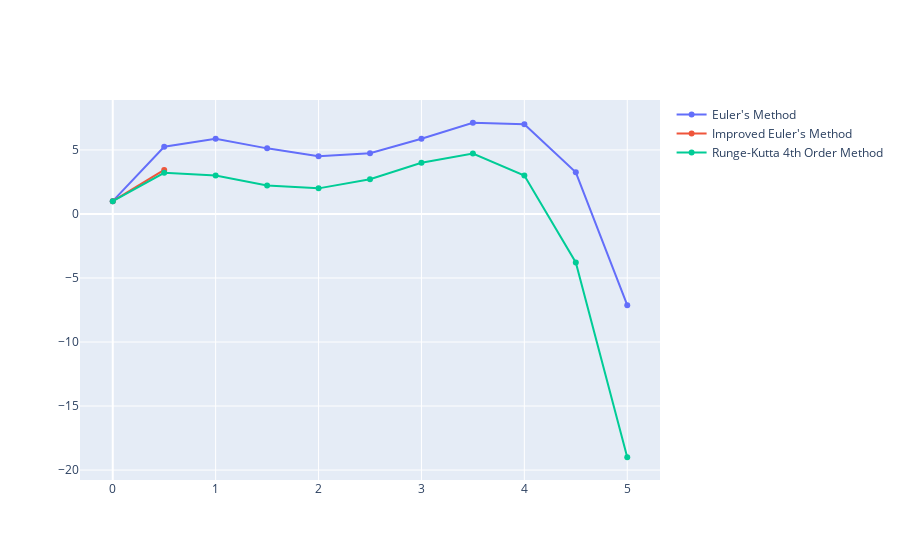

The cell this chart's notebook holds for it:
### Code cell
traces = []
traces.append(utils.Get_Trace(valuesEuler, "Euler's Method")[0])
traces.append(utils.Get_Trace(valuesImproved, "Improved Euler's Method")[0])
traces.append(utils.Get_Trace(valuesRK4, "Runge-Kutta 4th Order Method")[0])
utils.Get_Comparison_Traces(traces).show()

### Figure 1 — Plotly figure (JSON) as saved in the notebook; plotly's stock layout.template omitted (floating-point values rounded to 4 significant figures)
{"data": [{"mode": "lines+markers", "name": "Euler's Method", "type": "scatter", "x": [0, 0.5, 1, 1.5, 2, 2.5, 3, 3.5, 4, 4.5, 5], "y": [1, 5.25, 5.875, 5.125, 4.5, 4.75, 5.875, 7.125, 7, 3.25, -7.125]}, {"mode": "lines+markers", "name": "Improved Euler's Method", "type": "scatter", "x": [0, 0.5], "y": [1, 3.438]}, {"mode": "lines+markers", "name": "Runge-Kutta 4th Order Method", "type": "scatter", "x": [0, 0.5, 1, 1.5, 2, 2.5, 3, 3.5, 4, 4.5, 5], "y": [1, 3.219, 3, 2.219, 2, 2.719, 4, 4.719, 3, -3.781, -19]}], "layout": {}}
